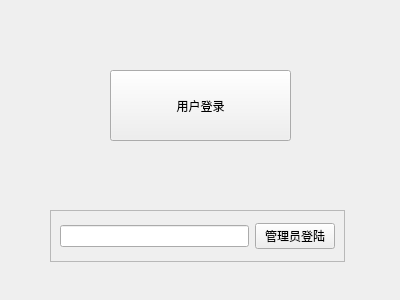
<?xml version="1.0" encoding="UTF-8"?>
<ui version="4.0">
 <class>Form_main</class>
 <widget class="QWidget" name="Form_main">
  <property name="geometry">
   <rect>
    <x>0</x>
    <y>0</y>
    <width>400</width>
    <height>300</height>
   </rect>
  </property>
  <property name="windowTitle">
   <string>Form</string>
  </property>
  <widget class="QFrame" name="frame">
   <property name="geometry">
    <rect>
     <x>50</x>
     <y>210</y>
     <width>295</width>
     <height>52</height>
    </rect>
   </property>
   <property name="frameShape">
    <enum>QFrame::StyledPanel</enum>
   </property>
   <property name="frameShadow">
    <enum>QFrame::Raised</enum>
   </property>
   <layout class="QHBoxLayout" name="horizontalLayout">
    <item>
     <widget class="QLineEdit" name="lineEdit_password"/>
    </item>
    <item>
     <widget class="QPushButton" name="pushButton_admin">
      <property name="text">
       <string>管理员登陆</string>
      </property>
     </widget>
    </item>
   </layout>
  </widget>
  <widget class="QPushButton" name="pushButton_user">
   <property name="geometry">
    <rect>
     <x>110</x>
     <y>70</y>
     <width>181</width>
     <height>71</height>
    </rect>
   </property>
   <property name="text">
    <string>用户登录</string>
   </property>
  </widget>
 </widget>
 <resources/>
 <connections/>
</ui>
